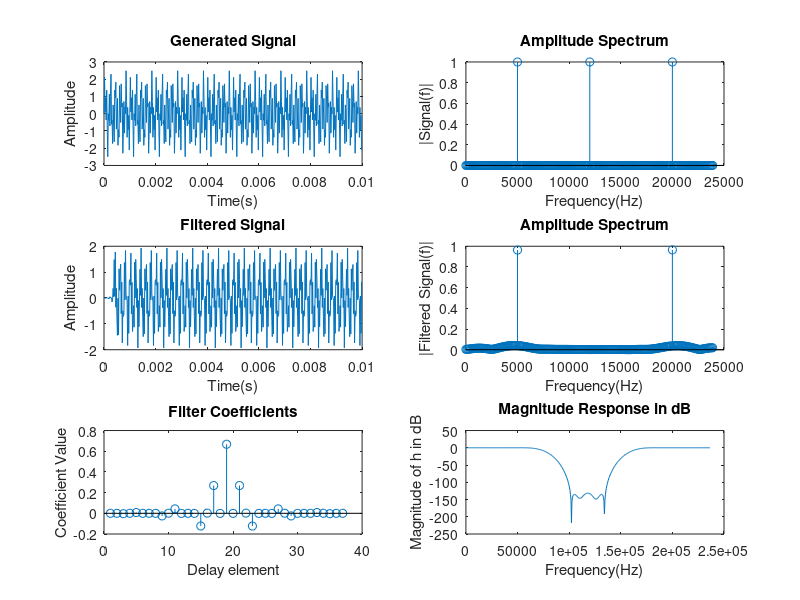

Recreate this plot in MATLAB.
%% Task 1: Bandstop filter design of given specifications 
%% Program Initialization
clc;
clear all;
close all;
%% Generation of signal with given frequencies
fs=48e3;
t=0:1/fs:0.01-1/fs;
f1=5e3;
f2=12e3;
f3=20e3;
sig=sin(2*pi*f1*t)+sin(2*pi*f2*t)+sin(2*pi*f3*t);
%% FFT Computation
N=length(sig);
% frequency specification
f=(0:1:(floor(N/2)-1)).*fs/N;
%FFT of signal
Sigk=fft(sig,N);
Sigkssb=Sigk(1:N/2);
Sigkssb=Sigkssb./(N/2);
%Magnitude specification
Sigkssbm=abs(Sigkssb);
%% Filter Design segment
fc1=8000;
fc2=16000;
wc1=fc1*2/fs;
wc2=fc2*2/fs;
W=[wc1 wc2];
N_ord=36;
h_hamming=fir1(N_ord,W,'stop');
%% Filtering Segment
sig_fil=filter(h_hamming,1,sig);
%% FFT Computation
N=length(sig_fil);
%FFT of signal
Sig_filk=fft(sig_fil,N);
Sig_filkssb=Sig_filk(1:N/2);
Sig_filkssb=Sig_filkssb./(N/2);
%Magnitude specification
Sig_filkssbm=abs(Sig_filkssb);
%% Plot Generation Segment
subplot(321)
plot(t,sig);
title('Generated Signal');
xlabel('Time(s)');
ylabel('Amplitude');

subplot(322);
stem(f,Sigkssbm);
title('Amplitude Spectrum');
xlabel('Frequency(Hz)');
ylabel('|Signal(f)|');

subplot(323)
plot(t,sig_fil);
title('Filtered Signal');
xlabel('Time(s)');
ylabel('Amplitude');

subplot(324);
stem(f,Sig_filkssbm);
title('Amplitude Spectrum');
xlabel('Frequency(Hz)');
ylabel('|Filtered Signal(f)|');

subplot(325);
stem(h_hamming);
title('Filter Coefficients');
xlabel('Delay element');
ylabel('Coefficient Value');

subplot(326)
[h,w]=freqz(h_hamming,1);
h_log=20*log(h);
plot(w.*fs/2*pi,h_log);
xlabel('Frequency(Hz)');
ylabel('Magnitude of h in dB');
title('Magnitude Response in dB');
%%
clc